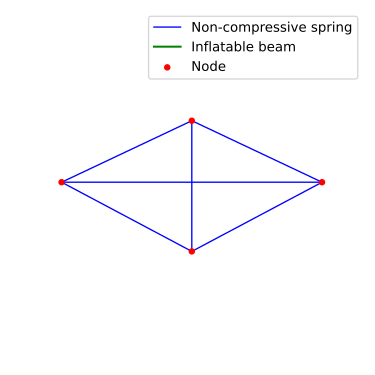

Python code for this plot:
import os

import matplotlib.pyplot as plt
def plot_canopy(N_x,N_y,L_x,L_y,scaling,border_beam):


    color = "blue"
    linewidth = 1
    coords = []
    fig = plt.figure()
    ax = fig.add_subplot(111, projection='3d')
    ax.set_box_aspect([1, 1, 1])  # Ensure equal aspect ratio for x, y, z
    ax.set_axis_off()
    ax.view_init(elev=30, azim=-135)  # Set elevation and azimuth angles for 3D view

    id_list = []
    id_list_le = []
    idx=0
    for y in range(N_y):
        id_list_x = []
        for x in range(N_x):
            if x == 0:
                id_list_le.append(idx)
            coords.append([x/L_x*(1-scaling*y),y/L_y,0])
            id_list_x.append(idx)
            idx += 1
        id_list.append(id_list_x)


    for coord in coords:
        ax.scatter(coord[0],coord[1],coord[2],color = "red",zorder=20,s=15)

    all_sections_1 = id_list[0:-1]
    all_sections_2 = id_list[1:]

    connectivity = []
    for section1,section2 in zip(all_sections_1,all_sections_2):
            # Connect corresponding nodes between adjacent struts with squares and diagonals
            # Skip the first connection (section1[0] to section2[0])
            for i in range(1, len(section1)):
                if i < len(section2):
                    connectivity.append([section1[i], section2[i]])

                    
                    # Diagonal connections: section1[i] to section2[i-1] (if i > 0)
                    if i > 0:
                        connectivity.append([section1[i], section2[i-1]])

                    
                    # Diagonal connections: section1[i-1] to section2[i] (if i > 0)
                    if i > 0:
                        connectivity.append([section1[i-1], section2[i]])


    for connection in connectivity:
        coord1 = coords[connection[0]]
        coord2 = coords[connection[1]]
        ax.plot([coord1[0], coord2[0]], [coord1[1], coord2[1]], [coord1[2], coord2[2]], color='blue',linewidth = linewidth)


    for i in range(1,N_y-1):
        ids1 = id_list[i][0:-1]
        ids2 = id_list[i][1:]
        for id1,id2 in zip(ids1,ids2):
            coord1 = coords[id1]
            coord2 = coords[id2]
            ax.plot([coord1[0], coord2[0]], [coord1[1], coord2[1]], [coord1[2], coord2[2]], color='blue',linewidth = linewidth)


    if border_beam:
        color = "green"
        linewidth = 1.5
    else:
        color = "blue"

    for i in [0,-1]:
        ids1 = id_list[i][0:-1]
        ids2 = id_list[i][1:]
        for id1,id2 in zip(ids1,ids2):
            coord1 = coords[id1]
            coord2 = coords[id2]
            ax.plot([coord1[0], coord2[0]], [coord1[1], coord2[1]], [coord1[2], coord2[2]], color=color, linewidth=linewidth)

    ids1 = id_list_le[0:-1]
    ids2 = id_list_le[1:]
    for id1,id2 in zip(ids1,ids2):
        coord1 = coords[id1]
        coord2 = coords[id2]
        ax.plot([coord1[0], coord2[0]], [coord1[1], coord2[1]], [coord1[2], coord2[2]], color=color,linewidth=linewidth)
    
    return ax,fig

N_x = 2
N_y = 2
L_x = 1
L_y = 1
scaling =0
border_beam = False
ax,fig = plot_canopy(N_x,N_y,L_x,L_y,scaling,border_beam)
os.chdir(os.path.dirname(os.path.abspath(__file__)))
ax.plot([], [], color='blue', linewidth=1, label='Non-compressive spring')
ax.plot([], [], color='green', linewidth=1.5, label='Inflatable beam')
ax.scatter([], [], color='red', s=15, label='Node')
ax.legend()
fig.savefig('canopy.svg', format='svg', bbox_inches='tight')

plt.show()

N_x = 2
N_y = 2
L_x = 1
L_y = 1
scaling =-0.5
border_beam = False
ax,fig = plot_canopy(N_x,N_y,L_x,L_y,scaling,border_beam)
os.chdir(os.path.dirname(os.path.abspath(__file__)))
ax.plot([], [], color='blue', linewidth=1, label='Non-compressive spring')
ax.plot([], [], color='green', linewidth=1.5, label='Inflatable beam')
ax.scatter([], [], color='red', s=15, label='Node')
ax.legend()
fig.savefig('canopy_crooked.svg', format='svg', bbox_inches='tight')

plt.show()

N_x = 5
N_y = 4
L_x = 1
L_y = 1
scaling =0

border_beam = True
ax,fig = plot_canopy(N_x,N_y,L_x,L_y,scaling,border_beam)
ax.plot([], [], color='blue', linewidth=1, label='Non-compressive spring')
ax.plot([], [], color='green', linewidth=1.5, label='Inflatable beam')
ax.scatter([], [], color='red', s=15, label='Node')
ax.legend()
fig.savefig('canopy_section.svg', format='svg', bbox_inches='tight')

plt.show()

N_x = 5
N_y = 4
L_x = 3
L_y = 1
scaling =-0.25

border_beam = True
ax,fig = plot_canopy(N_x,N_y,L_x,L_y,scaling,border_beam)
ax.plot([], [], color='blue', linewidth=1, label='Non-compressive spring')
ax.plot([], [], color='green', linewidth=1.5, label='Inflatable beam')
ax.scatter([], [], color='red', s=15, label='Node')
ax.legend()
fig.savefig('canopy_section_crooked.svg', format='svg', bbox_inches='tight')

plt.show()